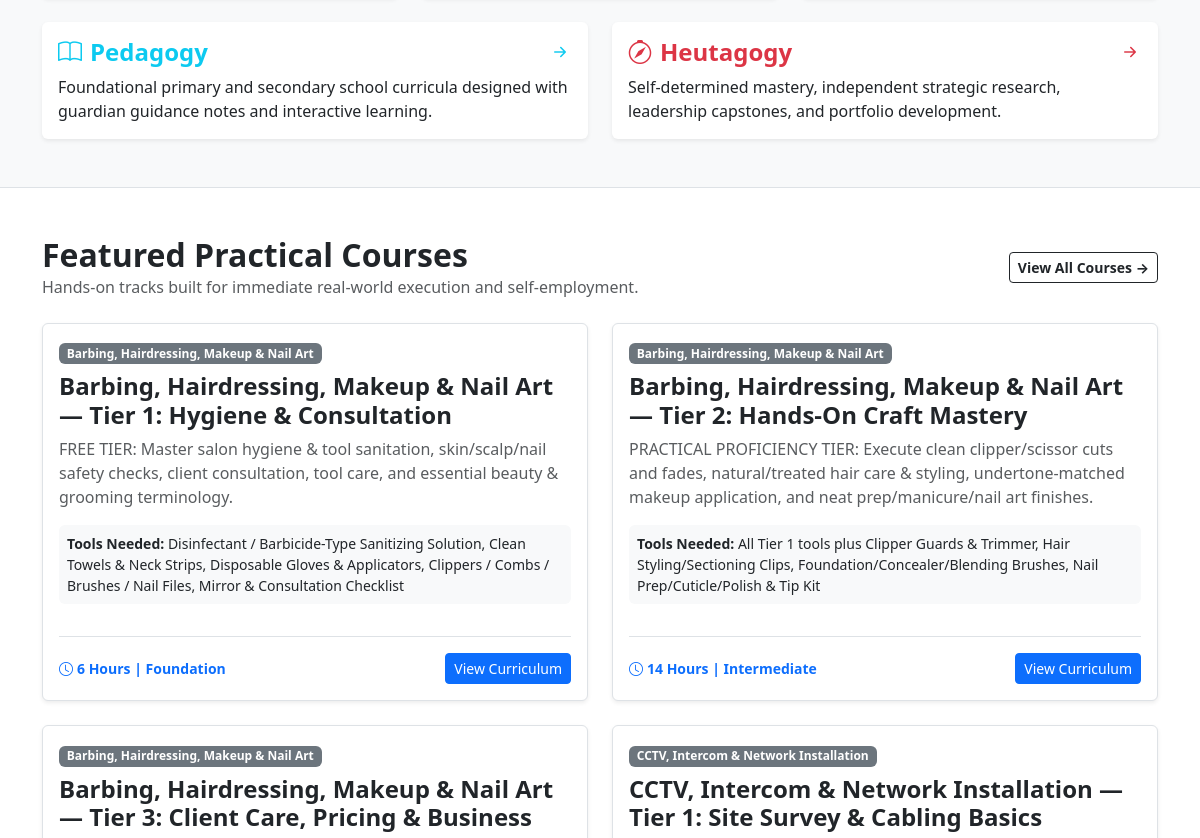
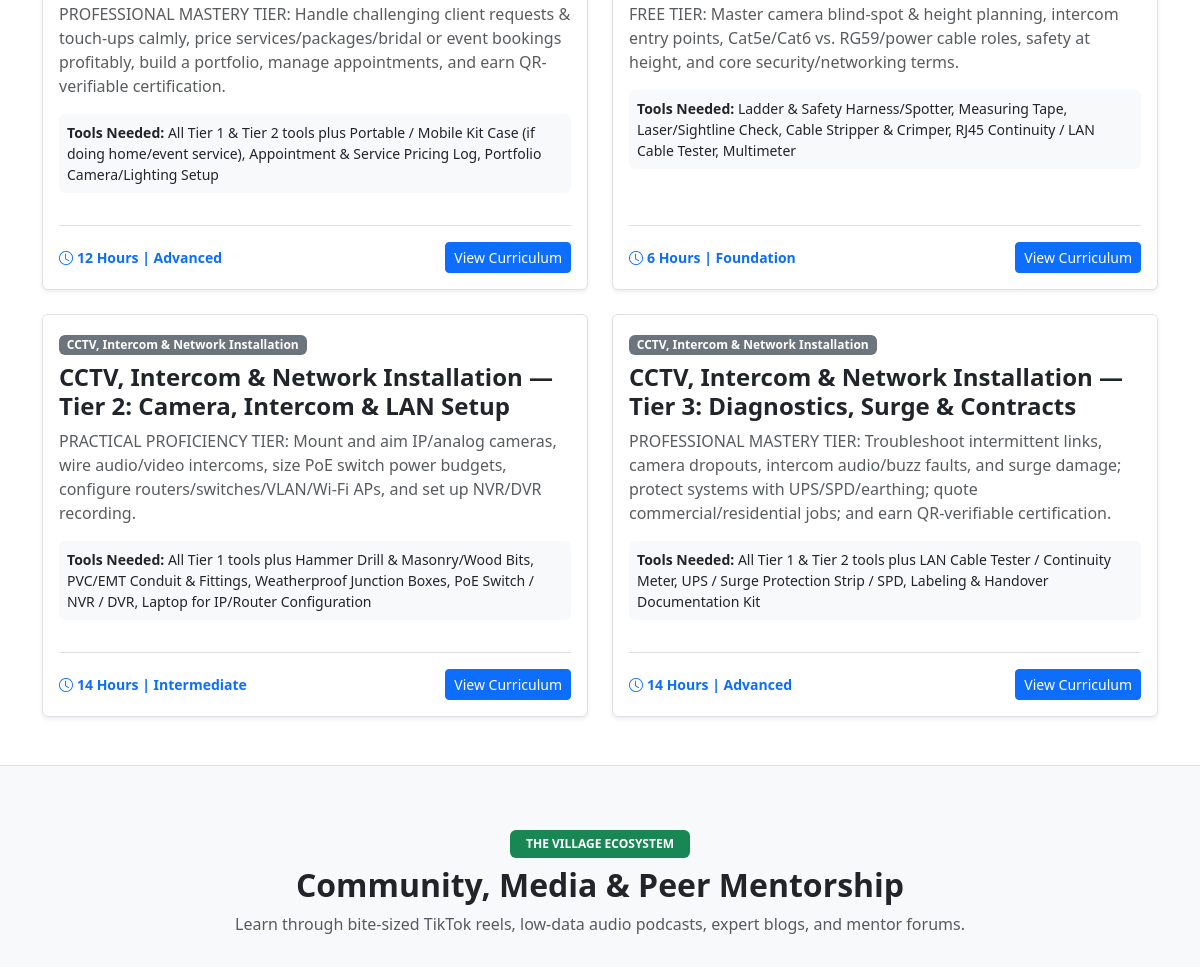
/ (middle part), run on an earlier commit of the app's database (2 pictures, top to bottom).
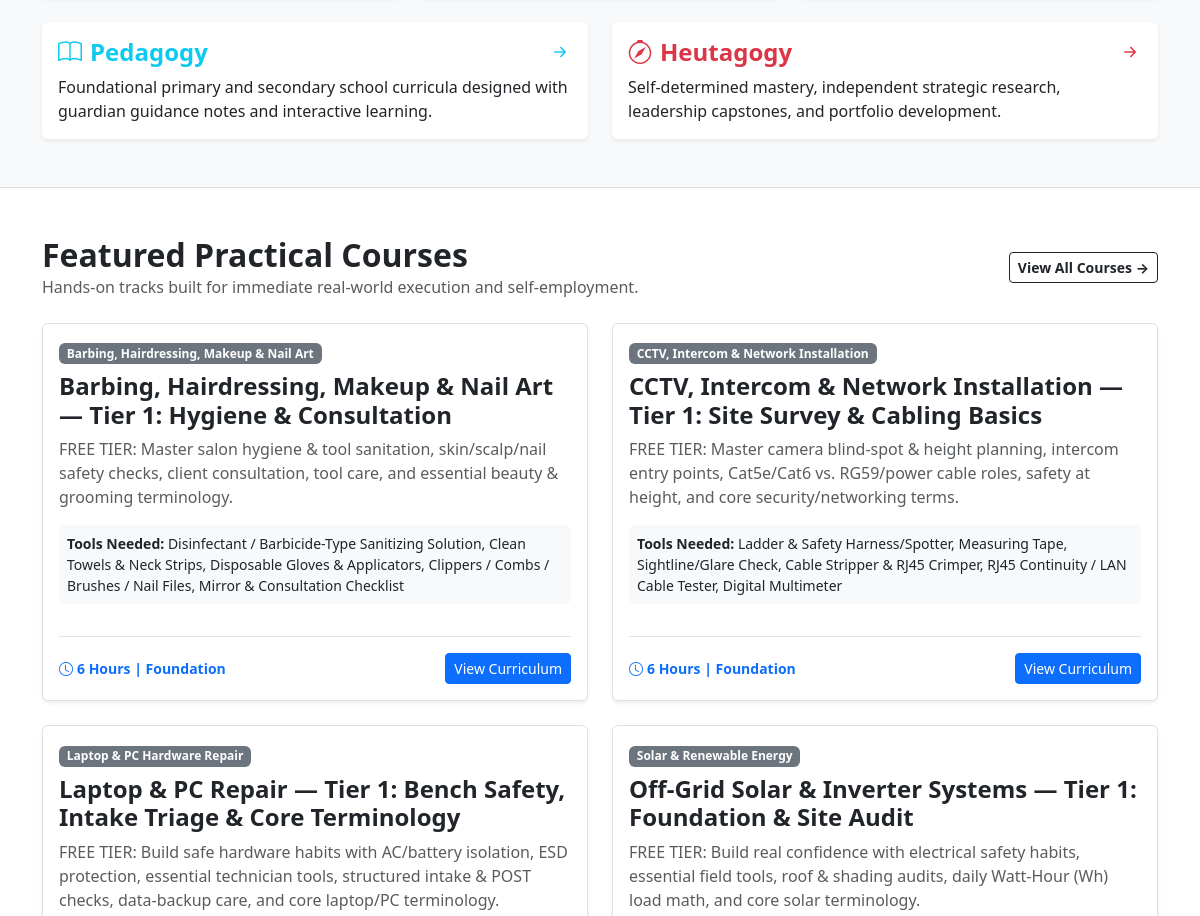
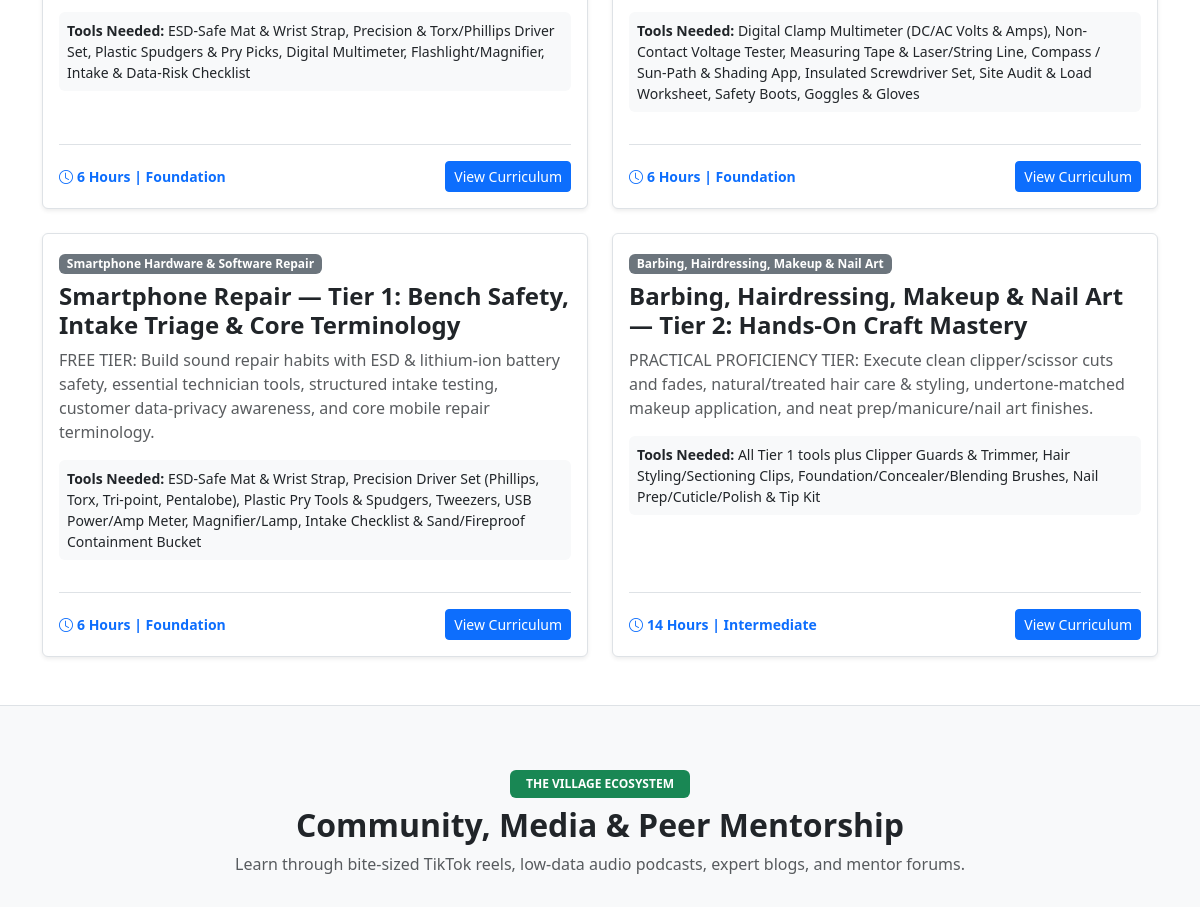
And on a later commit of the database (2 pictures, top to bottom).
### vocational/models.py (models this page shows, shortened)
class TradeCourse(models.Model):
    LEVEL_CHOICES = [
        ("Foundation", "Foundation / Beginner"),
        ("Intermediate", "Intermediate"),
        ("Advanced", "Advanced / Professional"),
    ]
    TIER_CHOICES = [
        ("tier_1", "Tier 1 — Free Foundation & Value Preview"),
        ("tier_2", "Tier 2 — Affordable Practical Proficiency"),
        ("tier_3", "Tier 3 — Professional Mastery & QR Credential"),
    ]
    category = models.ForeignKey(
        TradeCategory, related_name="trade_courses", on_delete=models.CASCADE
    )
    title = models.CharField(max_length=255)
    slug = models.SlugField(unique=True)
    description = models.TextField()
    banner_image = models.ImageField(
        upload_to="vocational/courses/",
        blank=True,
        null=True,
        help_text="Optional visual banner or setup diagram image for this course tier",
    )
    tier = models.CharField(
        max_length=20,
        choices=TIER_CHOICES,
        default="tier_1",
        help_text="Monetization & mastery tier: Tier 1 (Free), Tier 2 (Affordable Proficiency), Tier 3 (Professional + QR Credential)",
    )
    is_free_tier = models.BooleanField(
        default=True,
        help_text="True for Tier 1 appetite-building content; False for paid Tier 2/3 tracks",
    )
    level = models.CharField(
        max_length=50, choices=LEVEL_CHOICES, default="Foundation"
    )
    duration_hours = models.PositiveIntegerField(
        help_text="Practical training duration in hours"
    )
    credential_awarded = models.CharField(
        max_length=255,
        blank=True,
        help_text="e.g., Tier 1 Readiness Record, Tier 2 Proficiency Certificate, or Tier 3 Master QR Certificate & Transcript",
    )
    required_tools = models.TextField(
        help_text="List of tools, meters, crimpers, and PPE required for this trade"
    )
    safety_guidelines = models.TextField(
        help_text="Critical safety protocols, lockout/isolation rules, and hazard controls"
    )
    field_tips_summary = models.TextField(
        blank=True,
        help_text="High-value real-world 'trap avoidance' and self-employment tips for learners",
    )
    course_glossary_overview = models.TextField(
        blank=True,
        help_text="End-of-course or early-access glossary & reference guide covering course scope, duration, tools, terms, and safety",
    )
    is_featured = models.BooleanField(default=False)
    created_at = models.DateTimeField(auto_now_add=True)
    class Meta:
        ordering = ["tier", "title"]

class TradeCategory(models.Model):
    name = models.CharField(max_length=100, unique=True)  # e.g., Solar & Renewable Energy
    slug = models.SlugField(unique=True)
    description = models.TextField()
    logo_image = models.ImageField(
        upload_to="vocational/logos/",
        blank=True,
        null=True,
        help_text="Trade emblem or partner-ready category logo",
    )
    logo_svg_or_icon = models.CharField(
        max_length=100,
        blank=True,
        help_text="Optional icon class or short badge label for the trade",
    )
    class Meta:
        verbose_name_plural = "Trade Categories"
        ordering = ["name"]

### core/views.py (the view)
# urls.py: path('', home_view, name='home'),
def home_view(request):
    context = {
        'featured_trades': TradeCourse.objects.filter(is_featured=True)[:6],
        'latest_posts': CommunityPost.objects.filter(is_published=True)[:3],
        'media_streams': MediaStream.objects.filter(is_featured=True)[:3],
        'forum_topics': ForumTopic.objects.all()[:3],
        'social_channels': SocialChannel.objects.filter(is_active=True),
        'monetization_offers': MonetizationOffer.objects.filter(is_active=True),
    }
    return render(request, 'core/home.html', context)

### templates/core/home.html (shortened to what the changed rows need)
{% load i18n %}
<!DOCTYPE html>
<html lang="{{ LANGUAGE_CODE|default:'en' }}" dir="{% if LANGUAGE_CODE == 'ar' %}rtl{% else %}ltr{% endif %}">
<head>
    <link href="https://cdn.jsdelivr.net/npm/bootstrap@5.3.2/dist/css/bootstrap.min.css" rel="stylesheet">
    <link href="https://cdn.jsdelivr.net/npm/bootstrap-icons@1.11.3/font/bootstrap-icons.min.css" rel="stylesheet">
</head>
<body class="bg-light">
    <section id="courses" class="bg-white py-5 border-top border-bottom">
        <div class="container">
            <div class="d-flex justify-content-between align-items-center mb-4 flex-wrap gap-2">
                <div>
                    <h2 class="fw-bold mb-0">{% trans "Featured Practical Courses" %}</h2>
                </div>
            </div>
            {% if featured_trades %}
                <div class="row g-4">
                    {% for course in featured_trades %}
                        <div class="col-md-6">
                            <div class="card h-100 border shadow-sm">
                                <div class="card-body d-flex flex-column justify-content-between">
                                    <div>
                                        <span class="badge bg-secondary mb-2">{{ course.category.name }}</span>
                                        <h4 class="fw-bold text-dark">{{ course.title }}</h4>
                                        <p class="text-muted">{{ course.description }}</p>
                                        <div class="small text-dark bg-light p-2 rounded mb-3">
                                            <strong>{% trans "Tools Needed:" %}</strong> {{ course.required_tools }}
                                        </div>
                                    </div>
                                    <div class="d-flex justify-content-between align-items-center mt-3 pt-3 border-top">
                                        <span class="text-primary fw-bold small"><i class="bi bi-clock me-1"></i>{{ course.duration_hours }} {% trans "Hours" %} | {{ course.level }}</span>
                                        <a href="{% url 'vocational:course_detail' course.slug %}" class="btn btn-sm btn-primary">{% trans "View Curriculum" %}</a>
                                    </div>
                                </div>
                            </div>
                        </div>
                    {% endfor %}
                </div>
            {% endif %}
        </div>
    </section>
    <section id="village" class="container my-5 py-3">
        <div class="text-center mb-5">
            <h2 class="fw-bold">{% trans "Community, Media & Peer Mentorship" %}</h2>
        </div>
    </section>
</body>
</html>

What changed in the data, as far as the page shows it:
no longer on this page (row edited): TradeCourse: category.name "Barbing, Hairdressing, Makeup & Nail Art", title "Barbing, Hairdressing, Makeup & Nail Art — Tier 3: Client Care, Pricing & Business", description "PROFESSIONAL MASTERY TIER: Handle challenging client requests & touch-ups calmly, price services/packages/bridal or event bookings profitably, build a portfolio, manage appointments, and earn QR-verifiable certification.", required_tools "All Tier 1 & Tier 2 tools plus Portable / Mobile Kit Case (if doing home/event service), Appointment & Service Pricing Log, Portfolio Camera/Lighting Setup", duration_hours "12", level "Advanced"
no longer on this page (row edited): TradeCourse: category.name "CCTV, Intercom & Network Installation", title "CCTV, Intercom & Network Installation — Tier 2: Camera, Intercom & LAN Setup", description "PRACTICAL PROFICIENCY TIER: Mount and aim IP/analog cameras, wire audio/video intercoms, size PoE switch power budgets, configure routers/switches/VLAN/Wi-Fi APs, and set up NVR/DVR recording.", required_tools "All Tier 1 tools plus Hammer Drill & Masonry/Wood Bits, PVC/EMT Conduit & Fittings, Weatherproof Junction Boxes, PoE Switch / NVR / DVR, Laptop for IP/Router Configuration", duration_hours "14", level "Intermediate"
no longer on this page (row edited): TradeCourse: category.name "CCTV, Intercom & Network Installation", title "CCTV, Intercom & Network Installation — Tier 3: Diagnostics, Surge & Contracts", description "PROFESSIONAL MASTERY TIER: Troubleshoot intermittent links, camera dropouts, intercom audio/buzz faults, and surge damage; protect systems with UPS/SPD/earthing; quote commercial/residential jobs; and earn QR-verifiable certification.", required_tools "All Tier 1 & Tier 2 tools plus LAN Cable Tester / Continuity Meter, UPS / Surge Protection Strip / SPD, Labeling & Handover Documentation Kit", duration_hours "14", level "Advanced"
changed TradeCourse "CCTV, Intercom & Network Installation — Tier 1: Site Survey & Cabling Basics": required_tools "Ladder & Safety Harness/Spotter, Measuring Tape, Laser/Sightline Check, Cable Stripper & Crimper, RJ45 Continuity / LAN Cable Tester, Multimeter" → "Ladder & Safety Harness/Spotter, Measuring Tape, Sightline/Glare Check, Cable Stripper & RJ45 Crimper, RJ45 Continuity / LAN Cable Tester, Digital Multimeter"; moves up the list
added TradeCourse: category.name "Laptop & PC Hardware Repair", title "Laptop & PC Repair — Tier 1: Bench Safety, Intake Triage & Core Terminology", description "FREE TIER: Build safe hardware habits with AC/battery isolation, ESD protection, essential technician tools, structured intake & POST checks, data-backup care, and core laptop/PC terminology.", required_tools "ESD-Safe Mat & Wrist Strap, Precision & Torx/Phillips Driver Set, Plastic Spudgers & Pry Picks, Digital Multimeter, Flashlight/Magnifier, Intake & Data-Risk Checklist", duration_hours "6", level "Foundation"
now on this page (row edited): TradeCourse: category.name "Solar & Renewable Energy", title "Off-Grid Solar & Inverter Systems — Tier 1: Foundation & Site Audit", description "FREE TIER: Build real confidence with electrical safety habits, essential field tools, roof & shading audits, daily Watt-Hour (Wh) load math, and core solar terminology.", required_tools "Digital Clamp Multimeter (DC/AC Volts & Amps), Non-Contact Voltage Tester, Measuring Tape & Laser/String Line, Compass / Sun-Path & Shading App, Insulated Screwdriver Set, Site Audit & Load Worksheet, Safety Boots, Goggles & Gloves", duration_hours "6", level "Foundation"
now on this page (row edited): TradeCourse: category.name "Smartphone Hardware & Software Repair", title "Smartphone Repair — Tier 1: Bench Safety, Intake Triage & Core Terminology", description "FREE TIER: Build sound repair habits with ESD & lithium-ion battery safety, essential technician tools, structured intake testing, customer data-privacy awareness, and core mobile repair terminology.", required_tools "ESD-Safe Mat & Wrist Strap, Precision Driver Set (Phillips, Torx, Tri-point, Pentalobe), Plastic Pry Tools & Spudgers, Tweezers, USB Power/Amp Meter, Magnifier/Lamp, Intake Checklist & Sand/Fireproof Containment Bucket", duration_hours "6", level "Foundation"
